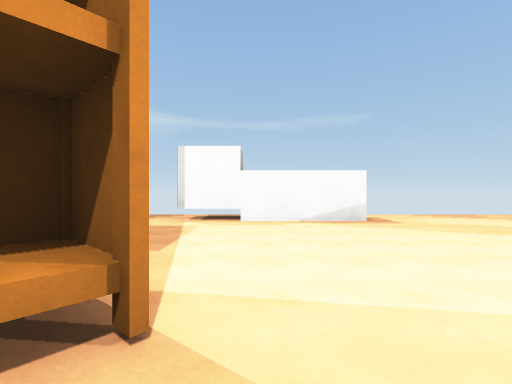
View 1 (above)

22 first-person views from a walk through a 3-D level made in the Unity game engine. The camera is 1.5 m above the floor, looks level and sees 85° across. The floor is counted in squares, 2 m on a side. Each view is taken from the middle of a square. On the plan, view 1 faces up. The plan holds only what a view shows up to about 10 squares ahead; the rest is blank. The player character is not drawn. Surface patterns are stand-ins for the level's own textures.

View 2
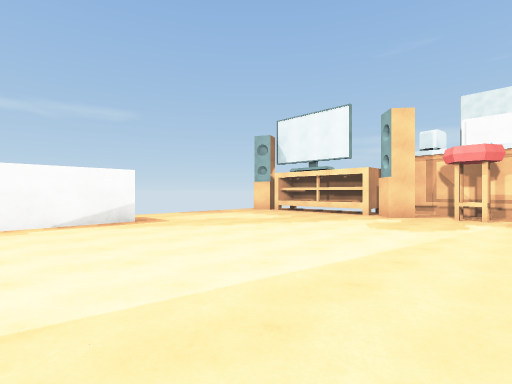

View 3
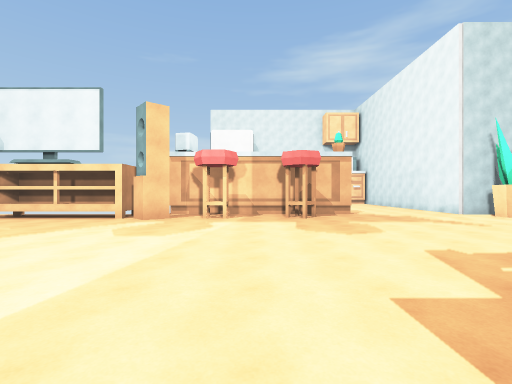

View 4
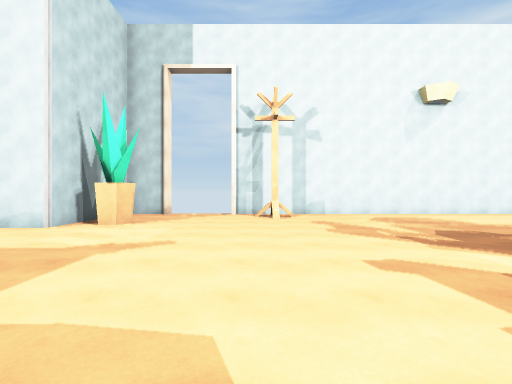

View 5
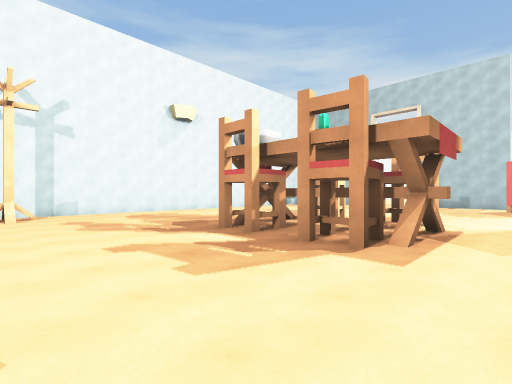

View 6
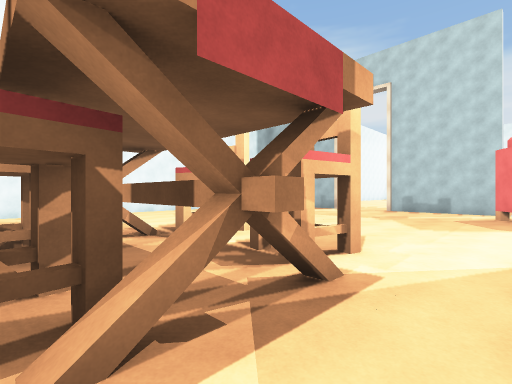

View 7
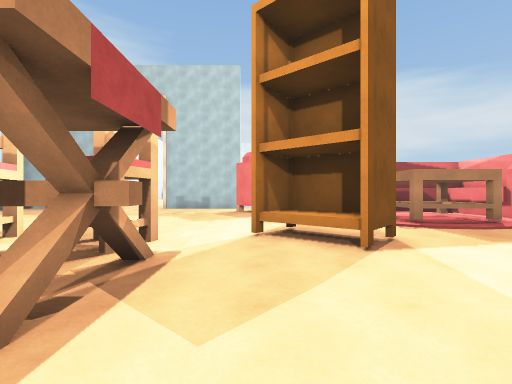

View 8
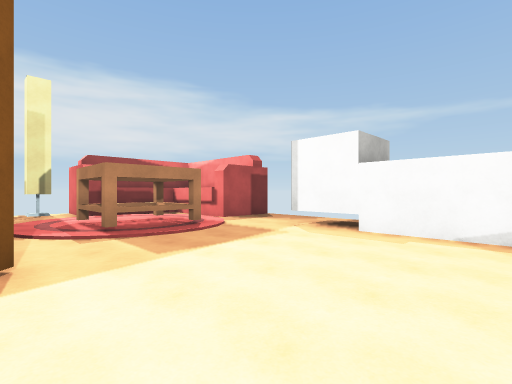

View 9
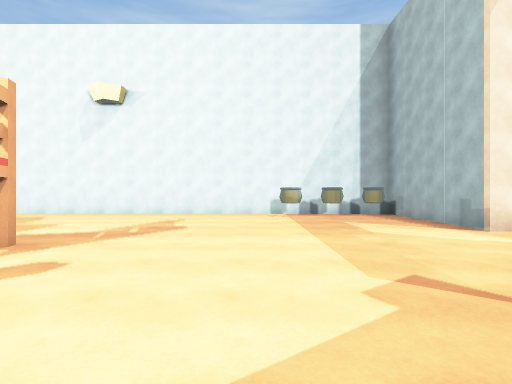

View 10
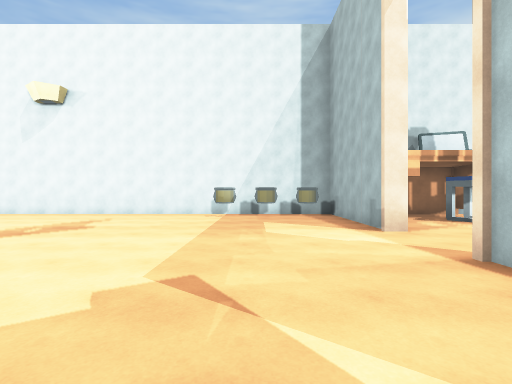

View 11
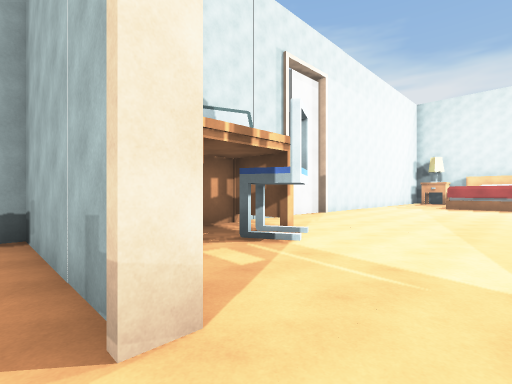

View 12
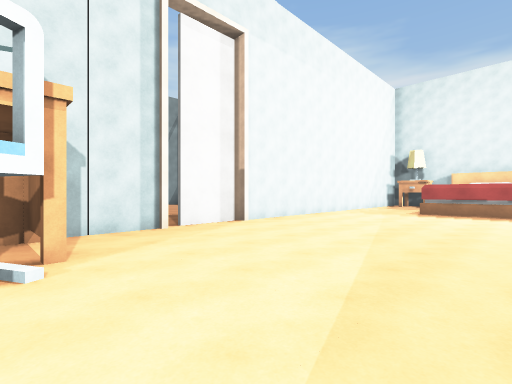

View 13
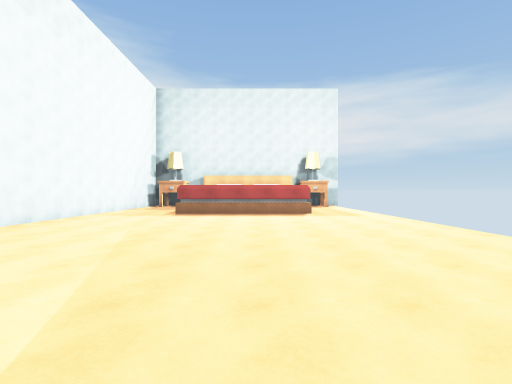

View 14
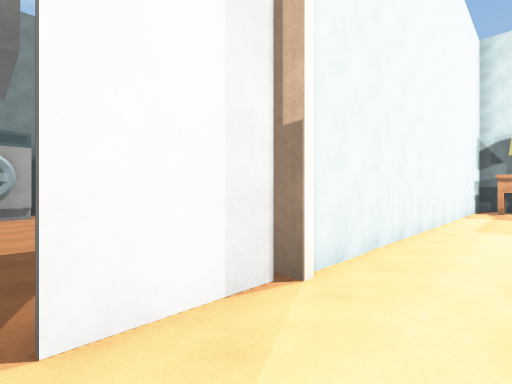

View 15
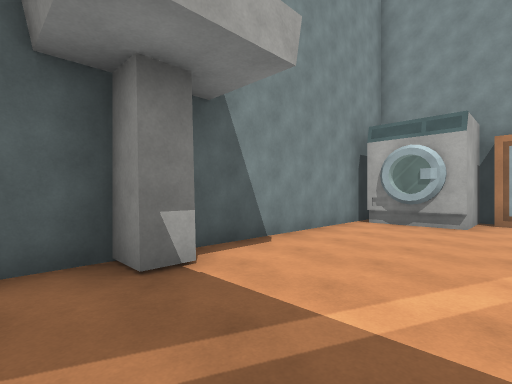

View 16
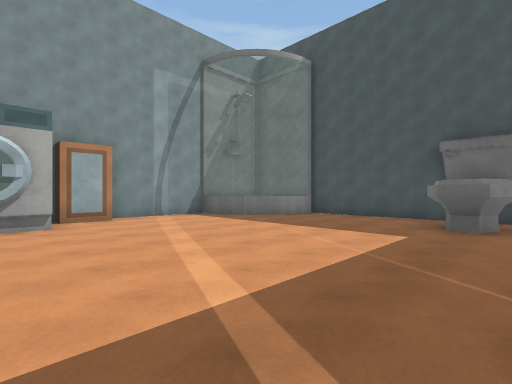

View 17
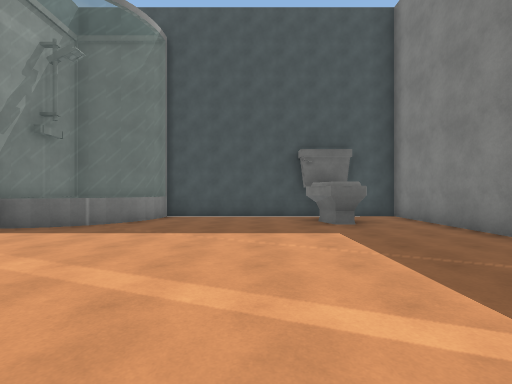

View 18
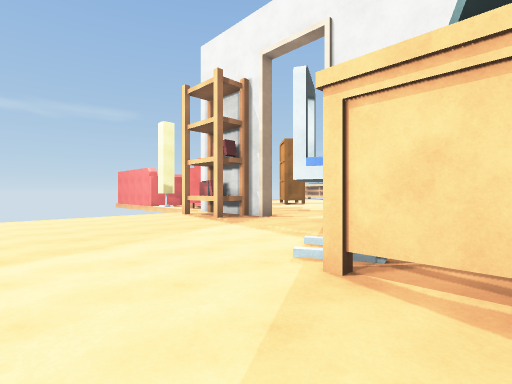

View 19
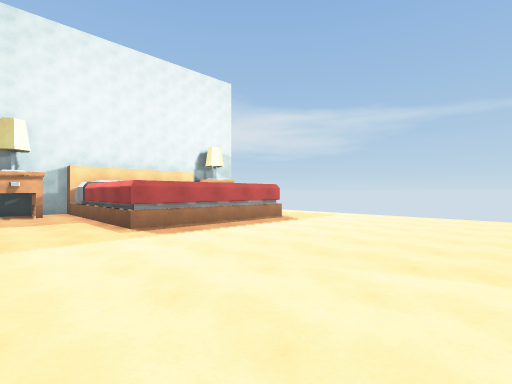

View 20
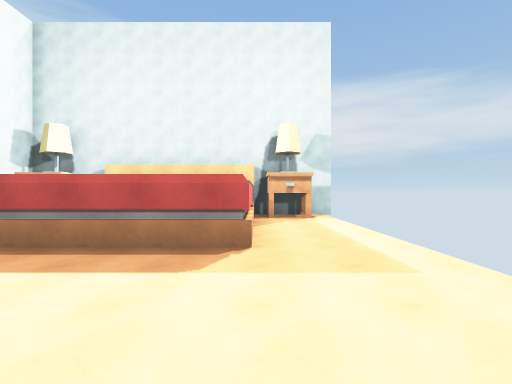

View 21
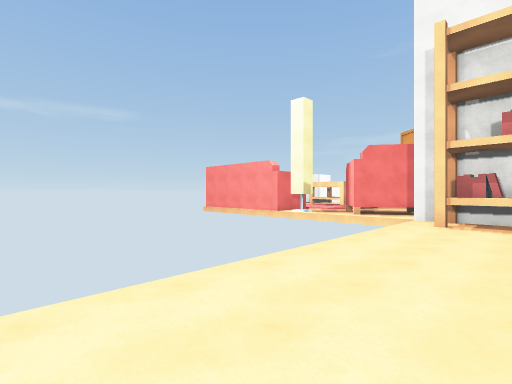

View 22
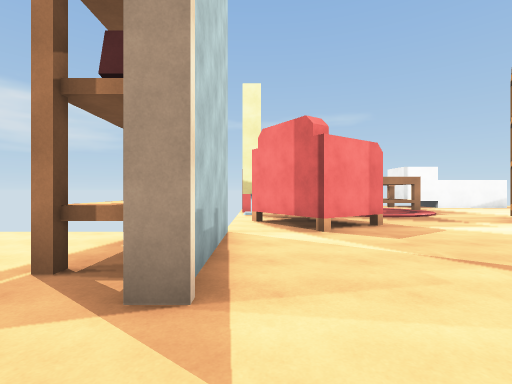

### Floor plan
Points are (right, up) in squares from view 1. A wall is a line through its corners. A room is listed if a view was taken in it or the views show most of it. See-through windows are left out.
Room 1 (views 1, 2, 3, 4, 5, 6, 7, 8, 9, 10, 11, 12, 13, 14, 18, 19, 20, 21, 22)
walls: (-9.5, -0.8) (-9.5, -1.6); (-9.5, -3.8) (-9.5, -4.1) (-9.8, -4.1) (-9.8, -3.5); (-9.8, -1.3) (-9.8, -0.6); (0, -1.2) (1.5, -1.2); (0.9, -1.4) (0.9, -4.7); (-10, -6.3) (-9.5, -6.3) (-9.5, -10.5) (6.9, -10.5); (-8.8, 3.7) (-8.8, 3.1); (-8.5, 4.3) (-9.5, 4.3); (-7.5, 6.5) (-7.5, 4.4); (-4.6, 9.2) (-4.6, 7.2) (-7, 7.2); (2.9, 7.2) (-2, 7.2); (-15.9, -10.5) (-14, -10.5); (-18, -10.2) (-18, -10.8); (10.4, -3.3) (10.4, 3); (9.7, 3.8) (8.9, 3.8) (8.9, 7.4); (9.9, 4.5) (9.9, 7.6); (8.9, -10.5) (10.1, -10.5); (10.4, -8.8) (10.4, -6.8); (-27, -3.1) (-23.8, -3.1) (-23.8, -7.8) (-29.4, -7.8) (-29.4, -9.8); (-29.4, -0.5) (-29.4, -3.1); (-28.6, -10.5) (-16.1, -10.5)
ways out: opening at (-16, -11) to room 2; gap at (-18, -11) to room 2; opening at (-13, -10); opening at (-11.5, -8.5); opening at (10, -5); gap at (7, -11); gap at (9, -11); gap at (11, 3)
objects: other object (-29, -9) to (-28, -9); other object (-29, -2) to (-28, -2); other object (-14, -10) to (-14, -9); bookshelf (-11, -3) to (-10, -3); books (-11, -2) to (-10, -2); other object (-9, -9); other object (-8, 1) to (-7, 2); other object (-7, -9); other object (-6, -9); table (-5, 4) to (-4, 5); bookshelf (-2, 0) to (-1, 2); other object (-1, -5) to (-1, -4); other object (-1, -2); other object (2, -4); other object (2, -2); rack (5, -10); plant (9, -8); other object (9, -1); other object (9, 1); speaker (9, 3)
Room 2 (views 15, 16, 17)
walls: (-20.6, -10.7) (-24.6, -10.7) (-24.6, -12.6); (-22.6, -18.4) (-22.3, -18.8); (-22.8, -18.2) (-22.5, -18.5); (-23.1, -18.1) (-22.7, -18.3); (-21.8, -19.7) (-21.7, -20.2); (-23.8, -17.8) (-23.4, -17.9); (-21.8, -20) (-21.7, -20.5); (-24.1, -17.7) (-23.6, -17.8); (-24.6, -13) (-24.6, -20.5); (-24.5, -17.7) (-24, -17.7); (-14.8, -19.6) (-14.8, -14); (-24.4, -20.5) (-17, -20.5)
ways out: opening at (-16, -11) to room 1; gap at (-18, -11) to room 1
objects: other object (-24, -13) to (-23, -13); cabinet (-18, -20); washer (-16, -20) to (-16, -19); sink (-15, -13)

Where each view was taken, in squares from view 1:
view 1: 0 up, 0 right, facing up
view 2: 0 up, 0 right, facing up-right
view 3: 0 up, 1 right, facing right
view 4: 1 down, 6 right, facing down
view 5: 0 up, 6 right, facing down-left
view 6: 0 up, 2 right, facing down-left
view 7: 0 up, 3 right, facing left
view 8: 2 up, 2 right, facing up-left
view 9: 1 down, 5 left, facing down
view 10: 1 down, 7 left, facing down
view 11: 5 down, 9 left, facing down-left
view 12: 5 down, 13 left, facing down-left
view 13: 5 down, 14 left, facing left
view 14: 9 down, 16 left, facing down-left
view 15: 12 down, 18 left, facing down-right
view 16: 12 down, 16 left, facing down-left
view 17: 15 down, 16 left, facing left
view 18: 10 down, 16 left, facing up-right
view 19: 10 down, 18 left, facing up-left
view 20: 3 down, 20 left, facing left
view 21: 3 down, 18 left, facing up-right
view 22: 6 down, 9 left, facing up
